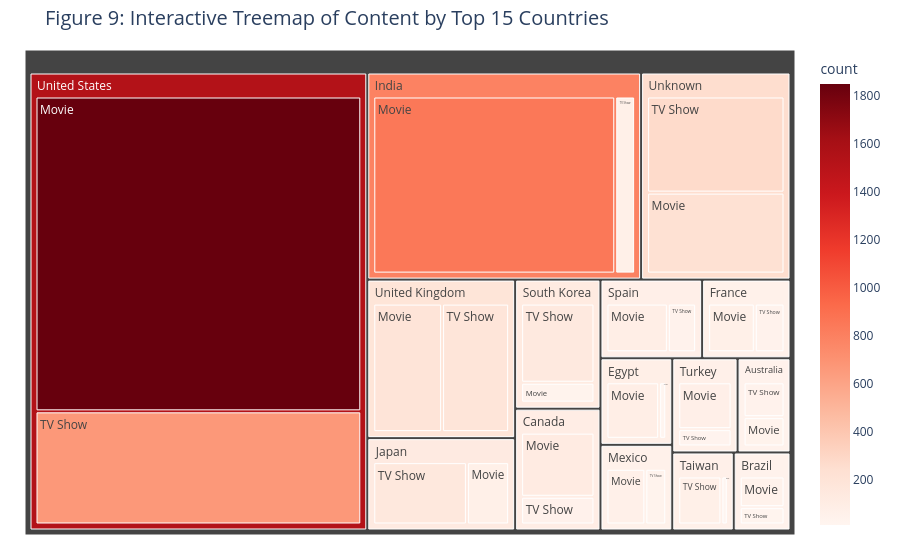

Notebook code cell kept with this figure:
### Code cell
fig.update_layout(title_font_size=20, margin=dict(t=50, l=25, r=25, b=25))
fig.show()

### Figure 1 — Plotly figure (JSON) as saved in the notebook; plotly's stock layout.template omitted (floating-point values rounded to 4 significant figures)
{"data": [{"branchvalues": "total", "customdata": [[37.0], [44.0], [46.0], [26.0], [118.0], [51.0], [89.0], [12.0], [69.0], [44.0], [852.0], [70.0], [69.0], [153.0], [65.0], [35.0], [36.0], [143.0], [89.0], [41.0], [10.0], [68.0], [73.0], [27.0], [193.0], [188.0], [1850.0], [665.0], [230.0], [273.0], [40.8], [38.78], [97.78], [79.85], [59.27], [792.6], [126.9], [54.5], [121.5], [73.86], [60.56], [60.58], [190.5], [1537.0], [253.3]], "domain": {"x": [0, 1], "y": [0, 1]}, "hovertemplate": "labels=%{label}<br>count_sum=%{value}<br>parent=%{parent}<br>id=%{id}<br>count=%{color}<extra></extra>", "ids": ["Australia/Movie", "Australia/TV Show", "Brazil/Movie", "Brazil/TV Show", "Canada/Movie", "Canada/TV Show", "Egypt/Movie", "Egypt/TV Show", "France/Movie", "France/TV Show", "India/Movie", "India/TV Show", "Japan/Movie", "Japan/TV Show", "Mexico/Movie", "Mexico/TV Show", "South Korea/Movie", "South Korea/TV Show", "Spain/Movie", "Spain/TV Show", "Taiwan/Movie", "Taiwan/TV Show", "Turkey/Movie", "Turkey/TV Show", "United Kingdom/Movie", "United Kingdom/TV Show", "United States/Movie", "United States/TV Show", "Unknown/Movie", "Unknown/TV Show", "Australia", "Brazil", "Canada", "Egypt", "France", "India", "Japan", "Mexico", "South Korea", "Spain", "Taiwan", "Turkey", "United Kingdom", "United States", "Unknown"], "labels": ["Movie", "TV Show", "Movie", "TV Show", "Movie", "TV Show", "Movie", "TV Show", "Movie", "TV Show", "Movie", "TV Show", "Movie", "TV Show", "Movie", "TV Show", "Movie", "TV Show", "Movie", "TV Show", "Movie", "TV Show", "Movie", "TV Show", "Movie", "TV Show", "Movie", "TV Show", "Movie", "TV Show", "Australia", "Brazil", "Canada", "Egypt", "France", "India", "Japan", "Mexico", "South Korea", "Spain", "Taiwan", "Turkey", "United Kingdom", "United States", "Unknown"], "marker": {"coloraxis": "coloraxis", "colors": [37.0, 44.0, 46.0, 26.0, 118.0, 51.0, 89.0, 12.0, 69.0, 44.0, 852.0, 70.0, 69.0, 153.0, 65.0, 35.0, 36.0, 143.0, 89.0, 41.0, 10.0, 68.0, 73.0, 27.0, 193.0, 188.0, 1850.0, 665.0, 230.0, 273.0, 40.8, 38.78, 97.78, 79.85, 59.27, 792.6, 126.9, 54.5, 121.5, 73.86, 60.56, 60.58, 190.5, 1537.0, 253.3]}, "name": "", "parents": ["Australia", "Australia", "Brazil", "Brazil", "Canada", "Canada", "Egypt", "Egypt", "France", "France", "India", "India", "Japan", "Japan", "Mexico", "Mexico", "South Korea", "South Korea", "Spain", "Spain", "Taiwan", "Taiwan", "Turkey", "Turkey", "United Kingdom", "United Kingdom", "United States", "United States", "Unknown", "Unknown", "", "", "", "", "", "", "", "", "", "", "", "", "", "", ""], "type": "treemap", "values": [37.0, 44.0, 46.0, 26.0, 118.0, 51.0, 89.0, 12.0, 69.0, 44.0, 852.0, 70.0, 69.0, 153.0, 65.0, 35.0, 36.0, 143.0, 89.0, 41.0, 10.0, 68.0, 73.0, 27.0, 193.0, 188.0, 1850.0, 665.0, 230.0, 273.0, 81.0, 72.0, 169.0, 101.0, 113.0, 922.0, 222.0, 100.0, 179.0, 130.0, 78.0, 100.0, 381.0, 2515.0, 503.0]}], "layout": {"coloraxis": {"colorbar": {"title": {"text": "count"}}, "colorscale": [[0, "rgb(255,245,240)"], [0.125, "rgb(254,224,210)"], [0.25, "rgb(252,187,161)"], [0.375, "rgb(252,146,114)"], [0.5, "rgb(251,106,74)"], [0.625, "rgb(239,59,44)"], [0.75, "rgb(203,24,29)"], [0.875, "rgb(165,15,21)"], [1, "rgb(103,0,13)"]]}, "legend": {"tracegroupgap": 0}, "margin": {"b": 25, "l": 25, "r": 25, "t": 50}, "title": {"font": {"size": 20}, "text": "Figure 9: Interactive Treemap of Content by Top 15 Countries"}}}
